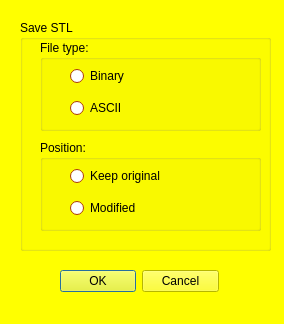
<?xml version="1.0" encoding="UTF-8"?>
<ui version="4.0">
 <class>mqSaveSTLDialog</class>
 <widget class="QDialog" name="mqSaveSTLDialog">
  <property name="geometry">
   <rect>
    <x>0</x>
    <y>0</y>
    <width>284</width>
    <height>324</height>
   </rect>
  </property>
  <property name="palette">
   <palette>
    <active>
     <colorrole role="WindowText">
      <brush brushstyle="SolidPattern">
       <color alpha="255">
        <red>0</red>
        <green>0</green>
        <blue>0</blue>
       </color>
      </brush>
     </colorrole>
     <colorrole role="Button">
      <brush brushstyle="SolidPattern">
       <color alpha="255">
        <red>255</red>
        <green>255</green>
        <blue>0</blue>
       </color>
      </brush>
     </colorrole>
     <colorrole role="Light">
      <brush brushstyle="SolidPattern">
       <color alpha="255">
        <red>255</red>
        <green>255</green>
        <blue>127</blue>
       </color>
      </brush>
     </colorrole>
     <colorrole role="Midlight">
      <brush brushstyle="SolidPattern">
       <color alpha="255">
        <red>255</red>
        <green>255</green>
        <blue>63</blue>
       </color>
      </brush>
     </colorrole>
     <colorrole role="Dark">
      <brush brushstyle="SolidPattern">
       <color alpha="255">
        <red>127</red>
        <green>127</green>
        <blue>0</blue>
       </color>
      </brush>
     </colorrole>
     <colorrole role="Mid">
      <brush brushstyle="SolidPattern">
       <color alpha="255">
        <red>170</red>
        <green>170</green>
        <blue>0</blue>
       </color>
      </brush>
     </colorrole>
     <colorrole role="Text">
      <brush brushstyle="SolidPattern">
       <color alpha="255">
        <red>0</red>
        <green>0</green>
        <blue>0</blue>
       </color>
      </brush>
     </colorrole>
     <colorrole role="BrightText">
      <brush brushstyle="SolidPattern">
       <color alpha="255">
        <red>255</red>
        <green>255</green>
        <blue>255</blue>
       </color>
      </brush>
     </colorrole>
     <colorrole role="ButtonText">
      <brush brushstyle="SolidPattern">
       <color alpha="255">
        <red>0</red>
        <green>0</green>
        <blue>0</blue>
       </color>
      </brush>
     </colorrole>
     <colorrole role="Base">
      <brush brushstyle="SolidPattern">
       <color alpha="255">
        <red>255</red>
        <green>255</green>
        <blue>255</blue>
       </color>
      </brush>
     </colorrole>
     <colorrole role="Window">
      <brush brushstyle="SolidPattern">
       <color alpha="255">
        <red>255</red>
        <green>255</green>
        <blue>0</blue>
       </color>
      </brush>
     </colorrole>
     <colorrole role="Shadow">
      <brush brushstyle="SolidPattern">
       <color alpha="255">
        <red>0</red>
        <green>0</green>
        <blue>0</blue>
       </color>
      </brush>
     </colorrole>
     <colorrole role="AlternateBase">
      <brush brushstyle="SolidPattern">
       <color alpha="255">
        <red>255</red>
        <green>255</green>
        <blue>127</blue>
       </color>
      </brush>
     </colorrole>
     <colorrole role="ToolTipBase">
      <brush brushstyle="SolidPattern">
       <color alpha="255">
        <red>255</red>
        <green>255</green>
        <blue>220</blue>
       </color>
      </brush>
     </colorrole>
     <colorrole role="ToolTipText">
      <brush brushstyle="SolidPattern">
       <color alpha="255">
        <red>0</red>
        <green>0</green>
        <blue>0</blue>
       </color>
      </brush>
     </colorrole>
    </active>
    <inactive>
     <colorrole role="WindowText">
      <brush brushstyle="SolidPattern">
       <color alpha="255">
        <red>0</red>
        <green>0</green>
        <blue>0</blue>
       </color>
      </brush>
     </colorrole>
     <colorrole role="Button">
      <brush brushstyle="SolidPattern">
       <color alpha="255">
        <red>255</red>
        <green>255</green>
        <blue>0</blue>
       </color>
      </brush>
     </colorrole>
     <colorrole role="Light">
      <brush brushstyle="SolidPattern">
       <color alpha="255">
        <red>255</red>
        <green>255</green>
        <blue>127</blue>
       </color>
      </brush>
     </colorrole>
     <colorrole role="Midlight">
      <brush brushstyle="SolidPattern">
       <color alpha="255">
        <red>255</red>
        <green>255</green>
        <blue>63</blue>
       </color>
      </brush>
     </colorrole>
     <colorrole role="Dark">
      <brush brushstyle="SolidPattern">
       <color alpha="255">
        <red>127</red>
        <green>127</green>
        <blue>0</blue>
       </color>
      </brush>
     </colorrole>
     <colorrole role="Mid">
      <brush brushstyle="SolidPattern">
       <color alpha="255">
        <red>170</red>
        <green>170</green>
        <blue>0</blue>
       </color>
      </brush>
     </colorrole>
     <colorrole role="Text">
      <brush brushstyle="SolidPattern">
       <color alpha="255">
        <red>0</red>
        <green>0</green>
        <blue>0</blue>
       </color>
      </brush>
     </colorrole>
     <colorrole role="BrightText">
      <brush brushstyle="SolidPattern">
       <color alpha="255">
        <red>255</red>
        <green>255</green>
        <blue>255</blue>
       </color>
      </brush>
     </colorrole>
     <colorrole role="ButtonText">
      <brush brushstyle="SolidPattern">
       <color alpha="255">
        <red>0</red>
        <green>0</green>
        <blue>0</blue>
       </color>
      </brush>
     </colorrole>
     <colorrole role="Base">
      <brush brushstyle="SolidPattern">
       <color alpha="255">
        <red>255</red>
        <green>255</green>
        <blue>255</blue>
       </color>
      </brush>
     </colorrole>
     <colorrole role="Window">
      <brush brushstyle="SolidPattern">
       <color alpha="255">
        <red>255</red>
        <green>255</green>
        <blue>0</blue>
       </color>
      </brush>
     </colorrole>
     <colorrole role="Shadow">
      <brush brushstyle="SolidPattern">
       <color alpha="255">
        <red>0</red>
        <green>0</green>
        <blue>0</blue>
       </color>
      </brush>
     </colorrole>
     <colorrole role="AlternateBase">
      <brush brushstyle="SolidPattern">
       <color alpha="255">
        <red>255</red>
        <green>255</green>
        <blue>127</blue>
       </color>
      </brush>
     </colorrole>
     <colorrole role="ToolTipBase">
      <brush brushstyle="SolidPattern">
       <color alpha="255">
        <red>255</red>
        <green>255</green>
        <blue>220</blue>
       </color>
      </brush>
     </colorrole>
     <colorrole role="ToolTipText">
      <brush brushstyle="SolidPattern">
       <color alpha="255">
        <red>0</red>
        <green>0</green>
        <blue>0</blue>
       </color>
      </brush>
     </colorrole>
    </inactive>
    <disabled>
     <colorrole role="WindowText">
      <brush brushstyle="SolidPattern">
       <color alpha="255">
        <red>127</red>
        <green>127</green>
        <blue>0</blue>
       </color>
      </brush>
     </colorrole>
     <colorrole role="Button">
      <brush brushstyle="SolidPattern">
       <color alpha="255">
        <red>255</red>
        <green>255</green>
        <blue>0</blue>
       </color>
      </brush>
     </colorrole>
     <colorrole role="Light">
      <brush brushstyle="SolidPattern">
       <color alpha="255">
        <red>255</red>
        <green>255</green>
        <blue>127</blue>
       </color>
      </brush>
     </colorrole>
     <colorrole role="Midlight">
      <brush brushstyle="SolidPattern">
       <color alpha="255">
        <red>255</red>
        <green>255</green>
        <blue>63</blue>
       </color>
      </brush>
     </colorrole>
     <colorrole role="Dark">
      <brush brushstyle="SolidPattern">
       <color alpha="255">
        <red>127</red>
        <green>127</green>
        <blue>0</blue>
       </color>
      </brush>
     </colorrole>
     <colorrole role="Mid">
      <brush brushstyle="SolidPattern">
       <color alpha="255">
        <red>170</red>
        <green>170</green>
        <blue>0</blue>
       </color>
      </brush>
     </colorrole>
     <colorrole role="Text">
      <brush brushstyle="SolidPattern">
       <color alpha="255">
        <red>127</red>
        <green>127</green>
        <blue>0</blue>
       </color>
      </brush>
     </colorrole>
     <colorrole role="BrightText">
      <brush brushstyle="SolidPattern">
       <color alpha="255">
        <red>255</red>
        <green>255</green>
        <blue>255</blue>
       </color>
      </brush>
     </colorrole>
     <colorrole role="ButtonText">
      <brush brushstyle="SolidPattern">
       <color alpha="255">
        <red>127</red>
        <green>127</green>
        <blue>0</blue>
       </color>
      </brush>
     </colorrole>
     <colorrole role="Base">
      <brush brushstyle="SolidPattern">
       <color alpha="255">
        <red>255</red>
        <green>255</green>
        <blue>0</blue>
       </color>
      </brush>
     </colorrole>
     <colorrole role="Window">
      <brush brushstyle="SolidPattern">
       <color alpha="255">
        <red>255</red>
        <green>255</green>
        <blue>0</blue>
       </color>
      </brush>
     </colorrole>
     <colorrole role="Shadow">
      <brush brushstyle="SolidPattern">
       <color alpha="255">
        <red>0</red>
        <green>0</green>
        <blue>0</blue>
       </color>
      </brush>
     </colorrole>
     <colorrole role="AlternateBase">
      <brush brushstyle="SolidPattern">
       <color alpha="255">
        <red>255</red>
        <green>255</green>
        <blue>0</blue>
       </color>
      </brush>
     </colorrole>
     <colorrole role="ToolTipBase">
      <brush brushstyle="SolidPattern">
       <color alpha="255">
        <red>255</red>
        <green>255</green>
        <blue>220</blue>
       </color>
      </brush>
     </colorrole>
     <colorrole role="ToolTipText">
      <brush brushstyle="SolidPattern">
       <color alpha="255">
        <red>0</red>
        <green>0</green>
        <blue>0</blue>
       </color>
      </brush>
     </colorrole>
    </disabled>
   </palette>
  </property>
  <property name="windowTitle">
   <string>Landmark and flag options</string>
  </property>
  <widget class="QWidget" name="layoutWidget">
   <property name="geometry">
    <rect>
     <x>60</x>
     <y>270</y>
     <width>161</width>
     <height>25</height>
    </rect>
   </property>
   <layout class="QHBoxLayout" name="horizontalLayout_2"/>
  </widget>
  <widget class="QGroupBox" name="SaveSTLBox">
   <property name="geometry">
    <rect>
     <x>20</x>
     <y>20</y>
     <width>251</width>
     <height>231</height>
    </rect>
   </property>
   <property name="palette">
    <palette>
     <active>
      <colorrole role="WindowText">
       <brush brushstyle="SolidPattern">
        <color alpha="255">
         <red>0</red>
         <green>0</green>
         <blue>0</blue>
        </color>
       </brush>
      </colorrole>
      <colorrole role="Button">
       <brush brushstyle="SolidPattern">
        <color alpha="255">
         <red>255</red>
         <green>85</green>
         <blue>0</blue>
        </color>
       </brush>
      </colorrole>
      <colorrole role="Light">
       <brush brushstyle="SolidPattern">
        <color alpha="255">
         <red>255</red>
         <green>170</green>
         <blue>127</blue>
        </color>
       </brush>
      </colorrole>
      <colorrole role="Midlight">
       <brush brushstyle="SolidPattern">
        <color alpha="255">
         <red>255</red>
         <green>127</green>
         <blue>63</blue>
        </color>
       </brush>
      </colorrole>
      <colorrole role="Dark">
       <brush brushstyle="SolidPattern">
        <color alpha="255">
         <red>127</red>
         <green>42</green>
         <blue>0</blue>
        </color>
       </brush>
      </colorrole>
      <colorrole role="Mid">
       <brush brushstyle="SolidPattern">
        <color alpha="255">
         <red>170</red>
         <green>56</green>
         <blue>0</blue>
        </color>
       </brush>
      </colorrole>
      <colorrole role="Text">
       <brush brushstyle="SolidPattern">
        <color alpha="255">
         <red>0</red>
         <green>0</green>
         <blue>0</blue>
        </color>
       </brush>
      </colorrole>
      <colorrole role="BrightText">
       <brush brushstyle="SolidPattern">
        <color alpha="255">
         <red>255</red>
         <green>255</green>
         <blue>255</blue>
        </color>
       </brush>
      </colorrole>
      <colorrole role="ButtonText">
       <brush brushstyle="SolidPattern">
        <color alpha="255">
         <red>0</red>
         <green>0</green>
         <blue>0</blue>
        </color>
       </brush>
      </colorrole>
      <colorrole role="Base">
       <brush brushstyle="SolidPattern">
        <color alpha="255">
         <red>255</red>
         <green>255</green>
         <blue>255</blue>
        </color>
       </brush>
      </colorrole>
      <colorrole role="Window">
       <brush brushstyle="SolidPattern">
        <color alpha="255">
         <red>255</red>
         <green>85</green>
         <blue>0</blue>
        </color>
       </brush>
      </colorrole>
      <colorrole role="Shadow">
       <brush brushstyle="SolidPattern">
        <color alpha="255">
         <red>0</red>
         <green>0</green>
         <blue>0</blue>
        </color>
       </brush>
      </colorrole>
      <colorrole role="AlternateBase">
       <brush brushstyle="SolidPattern">
        <color alpha="255">
         <red>255</red>
         <green>170</green>
         <blue>127</blue>
        </color>
       </brush>
      </colorrole>
      <colorrole role="ToolTipBase">
       <brush brushstyle="SolidPattern">
        <color alpha="255">
         <red>255</red>
         <green>255</green>
         <blue>220</blue>
        </color>
       </brush>
      </colorrole>
      <colorrole role="ToolTipText">
       <brush brushstyle="SolidPattern">
        <color alpha="255">
         <red>0</red>
         <green>0</green>
         <blue>0</blue>
        </color>
       </brush>
      </colorrole>
     </active>
     <inactive>
      <colorrole role="WindowText">
       <brush brushstyle="SolidPattern">
        <color alpha="255">
         <red>0</red>
         <green>0</green>
         <blue>0</blue>
        </color>
       </brush>
      </colorrole>
      <colorrole role="Button">
       <brush brushstyle="SolidPattern">
        <color alpha="255">
         <red>255</red>
         <green>85</green>
         <blue>0</blue>
        </color>
       </brush>
      </colorrole>
      <colorrole role="Light">
       <brush brushstyle="SolidPattern">
        <color alpha="255">
         <red>255</red>
         <green>170</green>
         <blue>127</blue>
        </color>
       </brush>
      </colorrole>
      <colorrole role="Midlight">
       <brush brushstyle="SolidPattern">
        <color alpha="255">
         <red>255</red>
         <green>127</green>
         <blue>63</blue>
        </color>
       </brush>
      </colorrole>
      <colorrole role="Dark">
       <brush brushstyle="SolidPattern">
        <color alpha="255">
         <red>127</red>
         <green>42</green>
         <blue>0</blue>
        </color>
       </brush>
      </colorrole>
      <colorrole role="Mid">
       <brush brushstyle="SolidPattern">
        <color alpha="255">
         <red>170</red>
         <green>56</green>
         <blue>0</blue>
        </color>
       </brush>
      </colorrole>
      <colorrole role="Text">
       <brush brushstyle="SolidPattern">
        <color alpha="255">
         <red>0</red>
         <green>0</green>
         <blue>0</blue>
        </color>
       </brush>
      </colorrole>
      <colorrole role="BrightText">
       <brush brushstyle="SolidPattern">
        <color alpha="255">
         <red>255</red>
         <green>255</green>
         <blue>255</blue>
        </color>
       </brush>
      </colorrole>
      <colorrole role="ButtonText">
       <brush brushstyle="SolidPattern">
        <color alpha="255">
         <red>0</red>
         <green>0</green>
         <blue>0</blue>
        </color>
       </brush>
      </colorrole>
      <colorrole role="Base">
       <brush brushstyle="SolidPattern">
        <color alpha="255">
         <red>255</red>
         <green>255</green>
         <blue>255</blue>
        </color>
       </brush>
      </colorrole>
      <colorrole role="Window">
       <brush brushstyle="SolidPattern">
        <color alpha="255">
         <red>255</red>
         <green>85</green>
         <blue>0</blue>
        </color>
       </brush>
      </colorrole>
      <colorrole role="Shadow">
       <brush brushstyle="SolidPattern">
        <color alpha="255">
         <red>0</red>
         <green>0</green>
         <blue>0</blue>
        </color>
       </brush>
      </colorrole>
      <colorrole role="AlternateBase">
       <brush brushstyle="SolidPattern">
        <color alpha="255">
         <red>255</red>
         <green>170</green>
         <blue>127</blue>
        </color>
       </brush>
      </colorrole>
      <colorrole role="ToolTipBase">
       <brush brushstyle="SolidPattern">
        <color alpha="255">
         <red>255</red>
         <green>255</green>
         <blue>220</blue>
        </color>
       </brush>
      </colorrole>
      <colorrole role="ToolTipText">
       <brush brushstyle="SolidPattern">
        <color alpha="255">
         <red>0</red>
         <green>0</green>
         <blue>0</blue>
        </color>
       </brush>
      </colorrole>
     </inactive>
     <disabled>
      <colorrole role="WindowText">
       <brush brushstyle="SolidPattern">
        <color alpha="255">
         <red>127</red>
         <green>42</green>
         <blue>0</blue>
        </color>
       </brush>
      </colorrole>
      <colorrole role="Button">
       <brush brushstyle="SolidPattern">
        <color alpha="255">
         <red>255</red>
         <green>85</green>
         <blue>0</blue>
        </color>
       </brush>
      </colorrole>
      <colorrole role="Light">
       <brush brushstyle="SolidPattern">
        <color alpha="255">
         <red>255</red>
         <green>170</green>
         <blue>127</blue>
        </color>
       </brush>
      </colorrole>
      <colorrole role="Midlight">
       <brush brushstyle="SolidPattern">
        <color alpha="255">
         <red>255</red>
         <green>127</green>
         <blue>63</blue>
        </color>
       </brush>
      </colorrole>
      <colorrole role="Dark">
       <brush brushstyle="SolidPattern">
        <color alpha="255">
         <red>127</red>
         <green>42</green>
         <blue>0</blue>
        </color>
       </brush>
      </colorrole>
      <colorrole role="Mid">
       <brush brushstyle="SolidPattern">
        <color alpha="255">
         <red>170</red>
         <green>56</green>
         <blue>0</blue>
        </color>
       </brush>
      </colorrole>
      <colorrole role="Text">
       <brush brushstyle="SolidPattern">
        <color alpha="255">
         <red>127</red>
         <green>42</green>
         <blue>0</blue>
        </color>
       </brush>
      </colorrole>
      <colorrole role="BrightText">
       <brush brushstyle="SolidPattern">
        <color alpha="255">
         <red>255</red>
         <green>255</green>
         <blue>255</blue>
        </color>
       </brush>
      </colorrole>
      <colorrole role="ButtonText">
       <brush brushstyle="SolidPattern">
        <color alpha="255">
         <red>127</red>
         <green>42</green>
         <blue>0</blue>
        </color>
       </brush>
      </colorrole>
      <colorrole role="Base">
       <brush brushstyle="SolidPattern">
        <color alpha="255">
         <red>255</red>
         <green>85</green>
         <blue>0</blue>
        </color>
       </brush>
      </colorrole>
      <colorrole role="Window">
       <brush brushstyle="SolidPattern">
        <color alpha="255">
         <red>255</red>
         <green>85</green>
         <blue>0</blue>
        </color>
       </brush>
      </colorrole>
      <colorrole role="Shadow">
       <brush brushstyle="SolidPattern">
        <color alpha="255">
         <red>0</red>
         <green>0</green>
         <blue>0</blue>
        </color>
       </brush>
      </colorrole>
      <colorrole role="AlternateBase">
       <brush brushstyle="SolidPattern">
        <color alpha="255">
         <red>255</red>
         <green>85</green>
         <blue>0</blue>
        </color>
       </brush>
      </colorrole>
      <colorrole role="ToolTipBase">
       <brush brushstyle="SolidPattern">
        <color alpha="255">
         <red>255</red>
         <green>255</green>
         <blue>220</blue>
        </color>
       </brush>
      </colorrole>
      <colorrole role="ToolTipText">
       <brush brushstyle="SolidPattern">
        <color alpha="255">
         <red>0</red>
         <green>0</green>
         <blue>0</blue>
        </color>
       </brush>
      </colorrole>
     </disabled>
    </palette>
   </property>
   <property name="title">
    <string>Save STL</string>
   </property>
   <widget class="QGroupBox" name="STLFileType">
    <property name="geometry">
     <rect>
      <x>20</x>
      <y>20</y>
      <width>221</width>
      <height>91</height>
     </rect>
    </property>
    <property name="title">
     <string>File type:</string>
    </property>
    <widget class="QWidget" name="verticalLayoutWidget_5">
     <property name="geometry">
      <rect>
       <x>30</x>
       <y>20</y>
       <width>160</width>
       <height>65</height>
      </rect>
     </property>
     <layout class="QVBoxLayout" name="verticalLayout1">
      <item>
       <widget class="QRadioButton" name="Binary">
        <property name="text">
         <string>Binary</string>
        </property>
       </widget>
      </item>
      <item>
       <widget class="QRadioButton" name="ASCII">
        <property name="text">
         <string>ASCII</string>
        </property>
       </widget>
      </item>
     </layout>
    </widget>
   </widget>
   <widget class="QGroupBox" name="STLPosition">
    <property name="geometry">
     <rect>
      <x>20</x>
      <y>120</y>
      <width>221</width>
      <height>91</height>
     </rect>
    </property>
    <property name="title">
     <string>Position:</string>
    </property>
    <widget class="QWidget" name="verticalLayoutWidget_8">
     <property name="geometry">
      <rect>
       <x>30</x>
       <y>20</y>
       <width>160</width>
       <height>65</height>
      </rect>
     </property>
     <layout class="QVBoxLayout" name="verticalLayout1_4">
      <item>
       <widget class="QRadioButton" name="PositionOriginal">
        <property name="text">
         <string>Keep original</string>
        </property>
       </widget>
      </item>
      <item>
       <widget class="QRadioButton" name="PositionModified">
        <property name="text">
         <string>Modified</string>
        </property>
       </widget>
      </item>
     </layout>
    </widget>
   </widget>
  </widget>
  <widget class="QDialogButtonBox" name="buttonBox">
   <property name="geometry">
    <rect>
     <x>60</x>
     <y>270</y>
     <width>159</width>
     <height>23</height>
    </rect>
   </property>
   <property name="orientation">
    <enum>Qt::Horizontal</enum>
   </property>
   <property name="standardButtons">
    <set>QDialogButtonBox::Cancel|QDialogButtonBox::Ok</set>
   </property>
  </widget>
 </widget>
 <resources/>
 <connections>
  <connection>
   <sender>buttonBox</sender>
   <signal>accepted()</signal>
   <receiver>mqSaveSTLDialog</receiver>
   <slot>accept()</slot>
   <hints>
    <hint type="sourcelabel">
     <x>248</x>
     <y>254</y>
    </hint>
    <hint type="destinationlabel">
     <x>157</x>
     <y>274</y>
    </hint>
   </hints>
  </connection>
  <connection>
   <sender>buttonBox</sender>
   <signal>rejected()</signal>
   <receiver>mqSaveSTLDialog</receiver>
   <slot>reject()</slot>
   <hints>
    <hint type="sourcelabel">
     <x>316</x>
     <y>260</y>
    </hint>
    <hint type="destinationlabel">
     <x>286</x>
     <y>274</y>
    </hint>
   </hints>
  </connection>
 </connections>
</ui>
